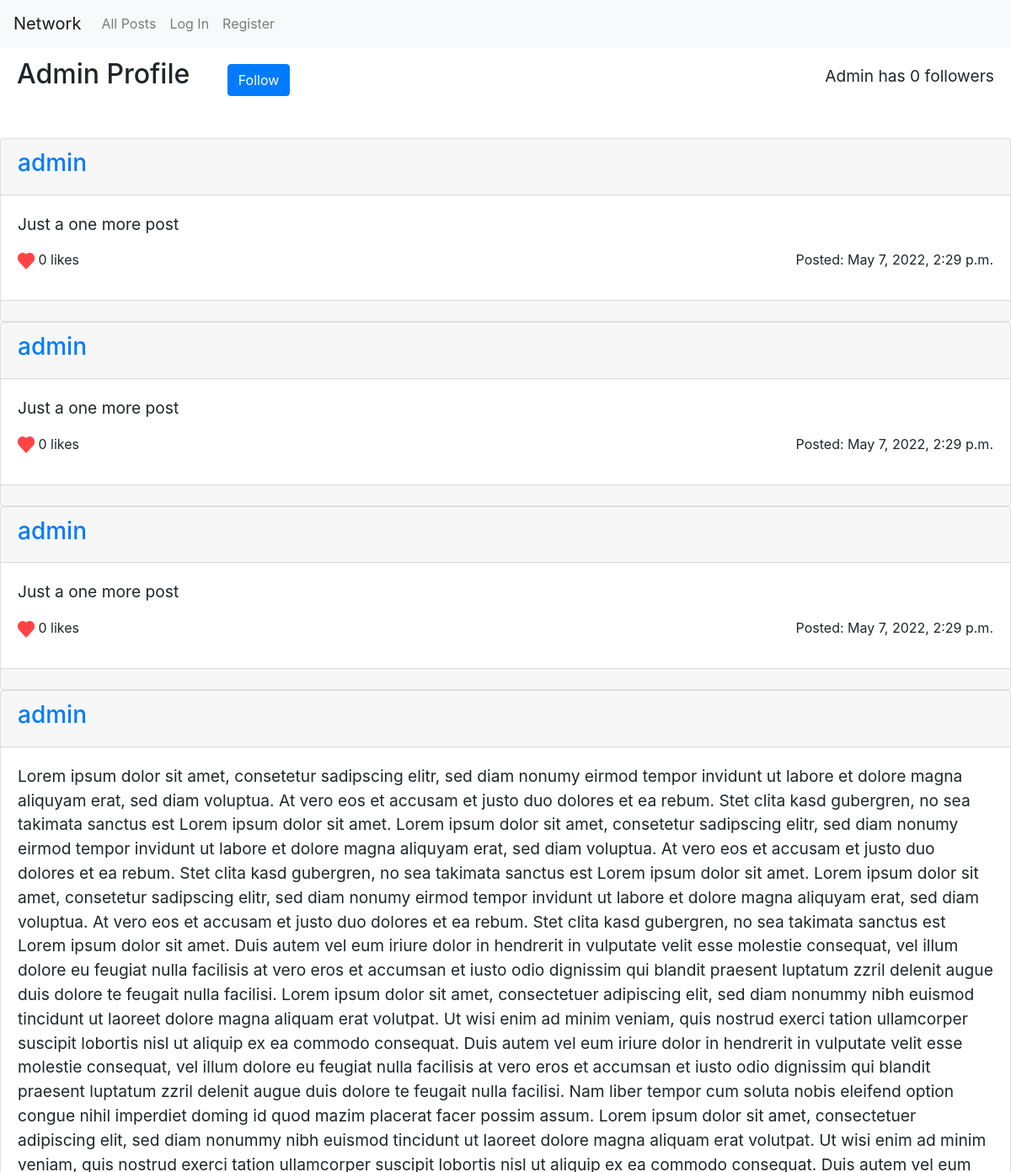
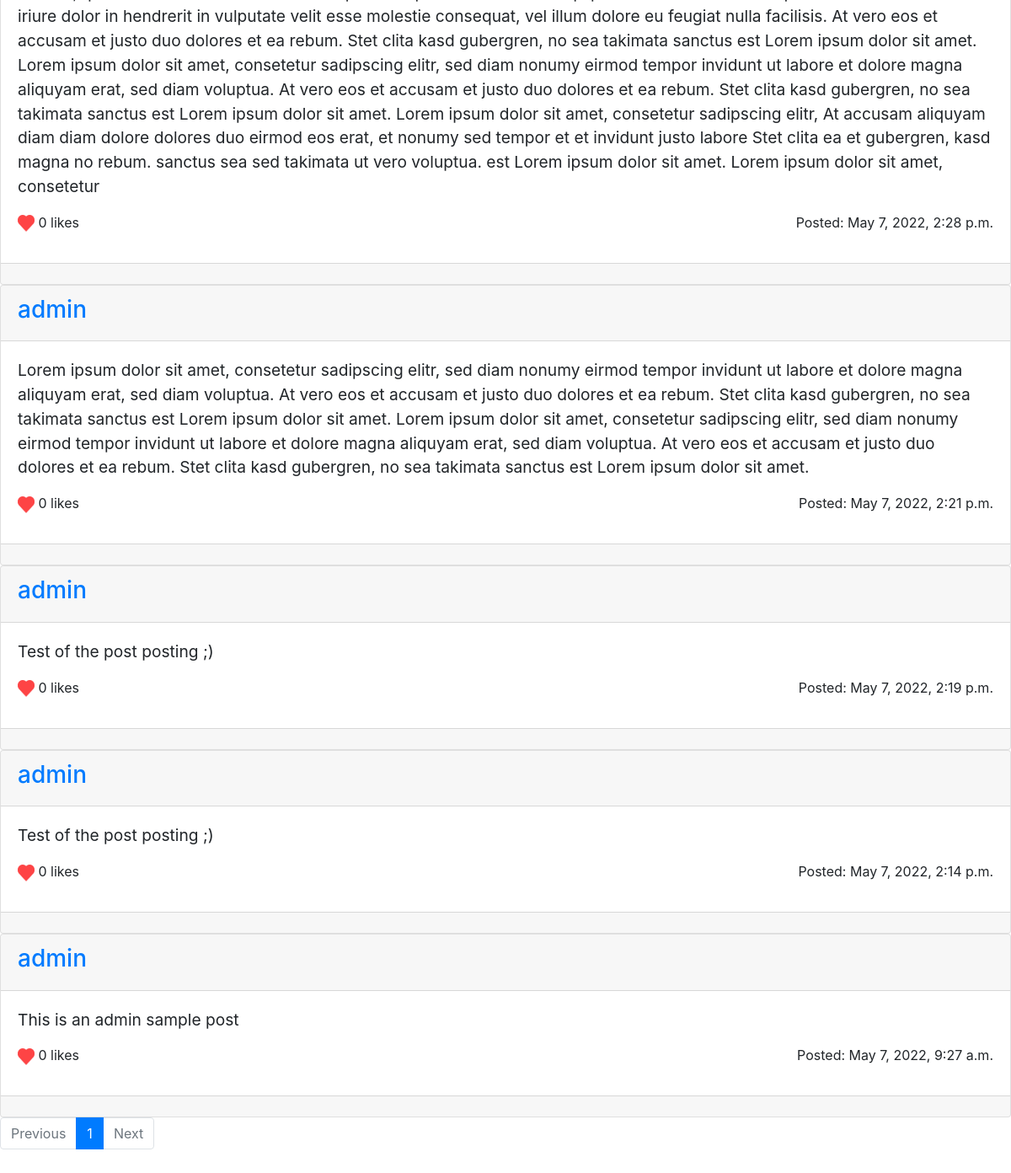
Before: /user/2/1 with the older database file (2 pictures, top to bottom).
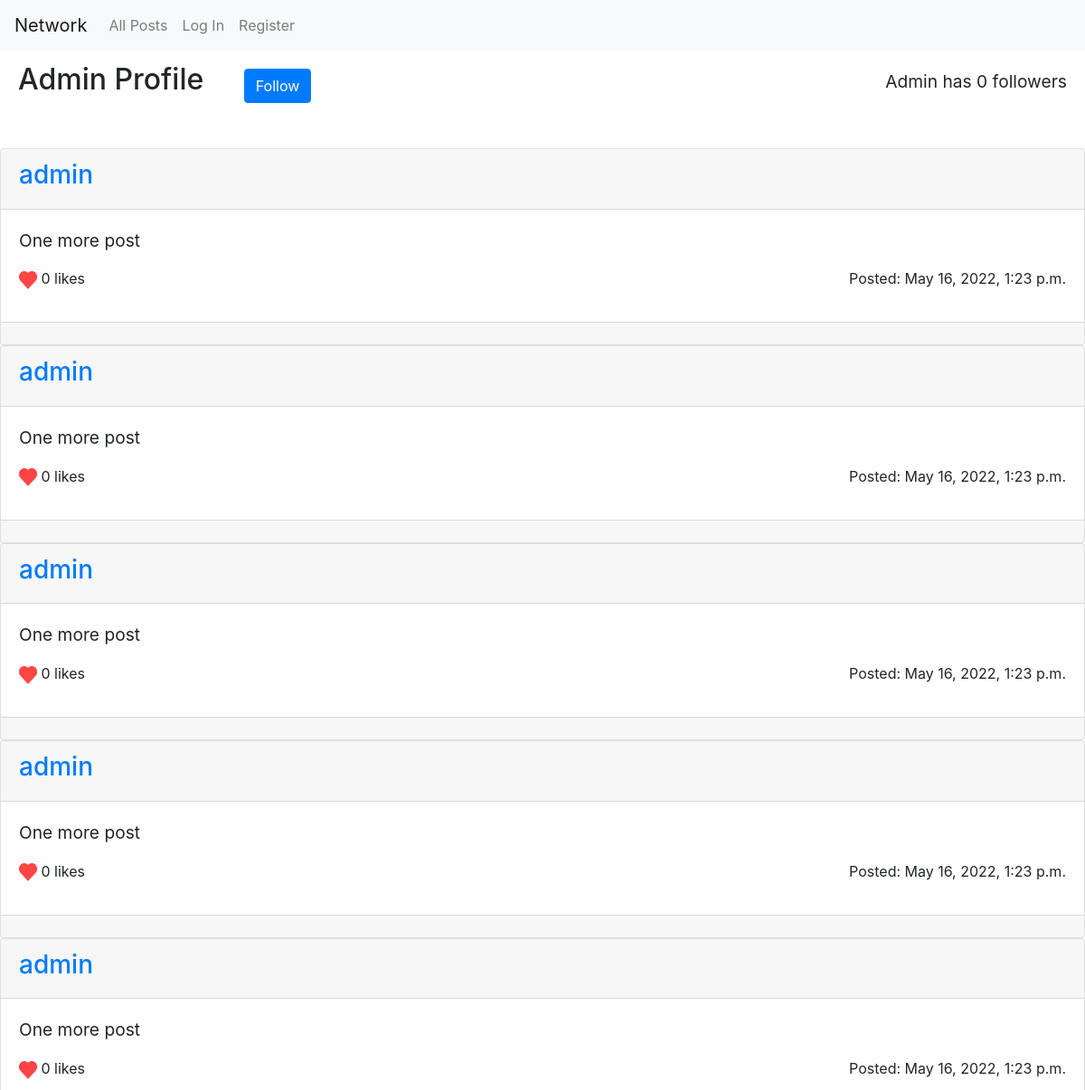
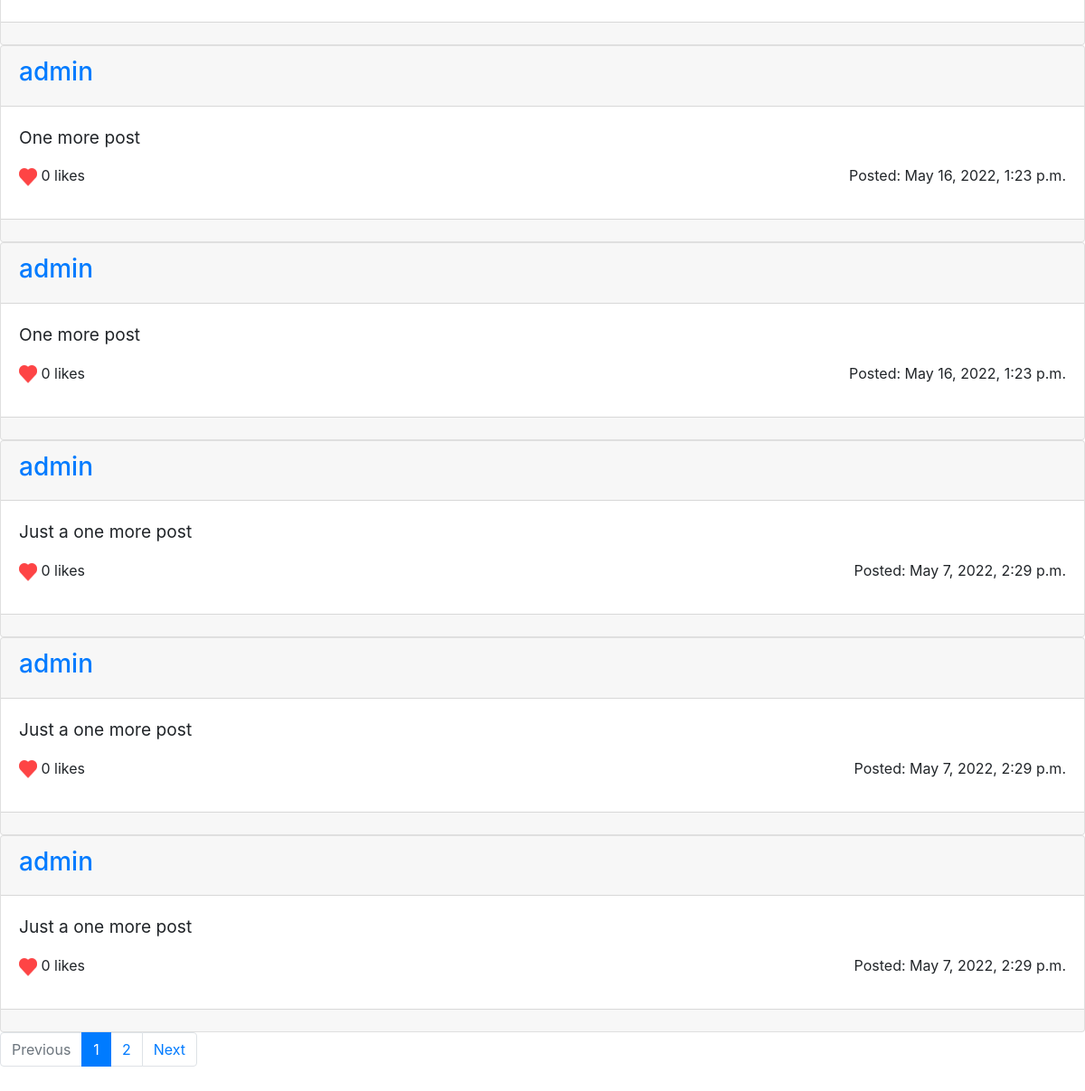
After: the same page with the newer database file (2 pictures, top to bottom).
### network/models.py (models this page shows)
class User(AbstractUser):
    follow = models.ManyToManyField('User', related_name='followers', blank=True)

class Post(models.Model):
    text = models.TextField()
    author = models.ForeignKey('User', on_delete=models.CASCADE, related_name="my_posts")
    date_time = models.DateTimeField(auto_now_add=True)
    n_likes = models.IntegerField(validators=[MinValueValidator(0)], default=0)

### network/views.py (the view)
# urls.py: path("user/<int:user_id>/<int:num_page>", views.user_page, name="user_page"),
def user_page(request, user_id, num_page=1):
    try:
        list_type = "User Profile"
        page_user = User.objects.get(pk=user_id)
    except:
        return render(request, "network/not_found.html")
    if request.method == "POST":  # Switching the Follow status
        pass
    else:   # Displaying the users profile
        paginator = get_posts(list_type, page_user)
        return render(request, "network/index.html", {
            "list_type": list_type,
            "n_followers": page_user.followers.count(),
            "page_user": page_user,
            "cur_page": paginator.page(num_page),
            "num_page": num_page,
            "page_range": paginator.page_range
        })

### network/utils.py (called while the page is built)
def get_posts(list_type, page_user=None):
    if (list_type == "All Posts"):
            posts = Post.objects.order_by("-date_time")
    elif (list_type == "User Profile"):
            posts = Post.objects.filter(author=page_user).order_by("-date_time")
    return Paginator(posts, 10)

### network/templates/network/index.html (shortened to what this page needs)
{% extends "network/layout.html" %}
{% load static %}
{% block body %}
    {% if list_type == "All Posts" %}
        <h2 class="title">All Posts</h2>
    {% elif list_type == "User Profile" %}
        <h2 class="title inline">{{ page_user.username | title }} Profile</h2>
        {% if not user == page_user %}
            {% if page_user in user.follow %}
                <button id="follow-switch" class="inline btn btn-primary" data-state="Unfollow">Unfollow</button>
            {% else %}
                <button id="follow-switch" class="inline btn btn-primary" data-state="Follow">Follow</button>
            {% endif %}
        {% endif %}
        <div id="n-followers">{{ page_user.username | title }} has {{ n_followers }} followers</div>
    {% endif %}
    <div class="vert-delim"></div>
    {% for post in cur_page.object_list %}
        <div class="post-div card">
            <div class="post-author card-header">
                <a href="{% url 'user_page' post.author.pk 1 %}"><h3>{{ post.author.username }}</h3></a>
            </div>
            <div class="card-body">
                <div class="post-text card-text">
                    <p>{{ post.text }}</p>
                </div>
                <div class="post-date-time">
                    <p>Posted: {{ post.date_time }}</p>
                </div>
                <div class="post-likes">
                    <span>
                        {% if user.is_authenticated %}
                            <a href="">
                                {% if true %}
                                    <img class="heart" src="{% static 'network/filledheart.png' %}">
                                {% else %}
                                    <img class="heart" src="{% static 'network/emptyheart.png' %}">
                                {% endif %}
                            </a>
                        {% else %}
                            <img class="heart" src="{% static 'network/filledheart.png' %}">
                        {% endif %}
                    </span>
                    <span class="likes-number">{{ post.n_likes }} likes</span>
                </div>
            </div>
            <div class="comments card-footer"></div>
        </div>
    {% empty %}
        <h5>No posts here ...</h5>
    {% endfor %}
    <nav aria-label="pagianator">
        <ul class="pagination">
            {% if cur_page.has_previous %}
                <li class="page-item">
                    <a class="page-link" href="{{ num_page |add:-1 }}">Previous</a>
                </li>
            {% else %}
                <li class="page-item disabled">
                    <a class="page-link" href="{{ num_page |add:-1 }}" tabindex="-1" aria-disabled="true">Previous</a>
                </li>
            {% endif %}
            {% for num in page_range %}
                {% if num == num_page %}
                    <li class="page-item active" aria-current="page">
                        <p class="page-link">{{ num }} <span class="sr-only">(current)</span></p>
                    </li>
                {% else %}
                    <li class="page-item"><a class="page-link" href="{{ num }}">{{ num }}</a></li>
                {% endif %}
            {% endfor %}
            {% if cur_page.has_next %}
                <li class="page-item">
                    <a class="page-link" href="{{ num_page|add:1 }}">Next</a>
                </li>
            {% else %}
                <li class="page-item disabled">
                    <a class="page-link" href="{{ num_page|add:1 }}" tabindex="-1" aria-disabled="true">Next</a>
                </li>
            {% endif %}
        </ul>
    </nav>
{% endblock %}

### network/templates/network/layout.html (shortened to what this page needs)
{% load static %}
<!DOCTYPE html>
<html lang="en">
    <head>
        <link rel="stylesheet" href="https://stackpath.bootstrapcdn.com/bootstrap/4.4.1/css/bootstrap.min.css">
        <link href="{% static 'network/styles.css' %}" rel="stylesheet">
    </head>
    <body>
        {% load mathfilters %}
        <nav class="navbar navbar-expand-lg navbar-light bg-light">
            <a class="navbar-brand" href="#">Network</a>
            <div>
              <ul class="navbar-nav mr-auto">
                <li class="nav-item">
                  <a class="nav-link" href="{% url 'index' %}">All Posts</a>
                </li>
                {% if user.is_authenticated %}
                    <li class="nav-item">
                        <a class="nav-link" href="#">Following</a>
                    </li>
                    <li class="nav-item">
                        <a class="nav-link" href="{% url 'logout' %}">Log Out</a>
                    </li>
                {% else %}
                    <li class="nav-item">
                        <a class="nav-link" href="{% url 'login' %}">Log In</a>
                    </li>
                    <li class="nav-item">
                        <a class="nav-link" href="{% url 'register' %}">Register</a>
                    </li>
                {% endif %}
              </ul>
            </div>
          </nav>
        <div class="body">
            {% block body %}
            {% endblock %}
        </div>
    </body>
</html>

### network/static/network/styles.css (style rules this page uses)
.heart { width: 20px; height: 20px; }
.post-date-time { float: right; }
.post-text { font-size: larger; }
.inline { display: inline; }
.title { margin: 20px; }
.vert-delim { height: 30px; width: 100%; }
#follow-switch { margin: 20px; }
#n-followers { float: right; margin-top: 20px; margin-right: 20px; font-size: larger; }

Changed rows visible on the page:
no longer on this page (row unchanged): Post: author.username "admin", text "Lorem ipsum dolor sit amet, consetetur sadipscing elitr, sed diam nonumy eirmod tempor invidunt ut labore et dolore magna aliquyam erat, sed diam voluptua. At vero eos et accusam et justo duo dolores et ea rebum. Stet clita kasd gubergren, no sea takimata sanctus est Lorem ipsum dolor sit amet. Lorem ipsum dolor sit amet, consetetur sadipscing elitr, sed diam nonumy eirmod tempor invidunt ut labore et dolore magna aliquyam erat, sed diam voluptua. At vero eos et accusam et justo duo dolores et ea rebum. Stet clita kasd gubergren, no sea takimata sanctus est Lorem ipsum dolor sit amet. Lorem ipsum dolor sit amet, consetetur sadipscing elitr, sed diam nonumy eirmod tempor invidunt ut labore…", date_time "May 7, 2022, 2:28 p.m.", n_likes "0"
no longer on this page (row unchanged): Post: author.username "admin", text "Lorem ipsum dolor sit amet, consetetur sadipscing elitr, sed diam nonumy eirmod tempor invidunt ut labore et dolore magna aliquyam erat, sed diam voluptua. At vero eos et accusam et justo duo dolores et ea rebum. Stet clita kasd gubergren, no sea takimata sanctus est Lorem ipsum dolor sit amet. Lorem ipsum dolor sit amet, consetetur sadipscing elitr, sed diam nonumy eirmod tempor invidunt ut labore et dolore magna aliquyam erat, sed diam voluptua. At vero eos et accusam et justo duo dolores et ea rebum. Stet clita kasd gubergren, no sea takimata sanctus est Lorem ipsum dolor sit amet.", date_time "May 7, 2022, 2:21 p.m.", n_likes "0"
no longer on this page (row unchanged): Post: author.username "admin", text "Test of the post posting ;)", date_time "May 7, 2022, 2:19 p.m.", n_likes "0"
no longer on this page (row unchanged): Post: author.username "admin", text "Test of the post posting ;)", date_time "May 7, 2022, 2:14 p.m.", n_likes "0"
no longer on this page (row unchanged): Post: author.username "admin", text "This is an admin sample post", date_time "May 7, 2022, 9:27 a.m.", n_likes "0"
added Post: author.username "admin", text "One more post", date_time "May 16, 2022, 1:23 p.m.", n_likes "0"
added Post: author.username "admin", text "One more post", date_time "May 16, 2022, 1:23 p.m.", n_likes "0"
added Post: author.username "admin", text "One more post", date_time "May 16, 2022, 1:23 p.m.", n_likes "0"
added Post: author.username "admin", text "One more post", date_time "May 16, 2022, 1:23 p.m.", n_likes "0"
added Post: author.username "admin", text "One more post", date_time "May 16, 2022, 1:23 p.m.", n_likes "0"
added Post: author.username "admin", text "One more post", date_time "May 16, 2022, 1:23 p.m.", n_likes "0"
added Post: author.username "admin", text "One more post", date_time "May 16, 2022, 1:23 p.m.", n_likes "0"
Other visible differences:
new list line: "2"
